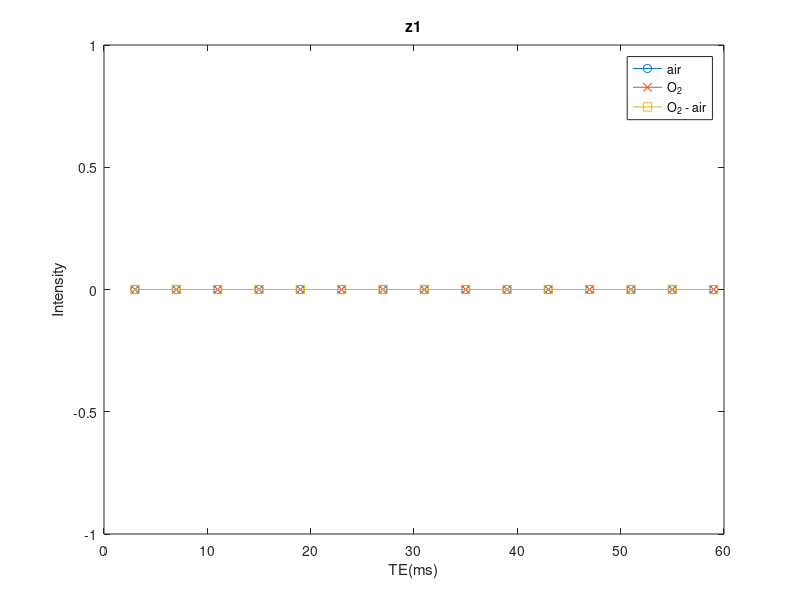

This chart was generated by the following MATLAB code: (Note: this script raises an error after producing the figure.)
%%%%%%%%%%%%%%%%%%%%%%%%%%%%%%%%%%%%%%%%%%%%%%%%%%
% Version 1.0
% modified on 11/13/2018 by Jihun Kwon
% This code finds optimum TE which maximizes the difference between the
% signal with O2 and air breathing.
% Email: jkwon3@bwh.harvard.edu
%%%%%%%%%%%%%%%%%%%%%%%%%%%%%%%%%%%%%%%%%%%%%%%%%%

%% Air breathing
time_name = 'PostRT_10m'; % or 'PreRT','PostRT_10m', 'PostRT_30m'
basefolder_air = strcat('C:\Users\jihun\Documents\MATLAB\BOLD\Input_T1wI\M3_',time_name,'\2_crop');

if strcmp(time_name,'PostRT_30m') %30min uses same air data with 10min
    basefolder_air = 'C:\Users\jihun\Documents\MATLAB\BOLD\Input_T1wI\M3_PostRT_10m\2_crop_G1';
end
cd(basefolder_air);
% figure;
% imshow('MRIc33.dcm');

%Chose pixel
if strcmp(time_name,'PreRT')
    X=[26 30 29]; % These cordinate are as shown in imshow('MRIc04.dcm').
    Y=[36 35 36];
else % Same for PostRT 10 and 30 min
    X=[31 30 31]; % These cordinate are as shown in imshow('MRIc04.dcm').
    Y=[33 33 32];
end

len=8;
ROI_mean_air = zeros(3,15);
count = 0;
for z = 1:3
    for te=1:15
        count = count+1;
        fname_temp = sprintf('MRIc%02d.dcm', count);
        fname = fullfile(basefolder_air, fname_temp);
        
        if exist(fname,'file')
            img = dicomread(fname);
            %img(Y,X); 

            % X and Y are fliped to see in the same cordinate with image.
            ROI = img(Y(z)-len:Y(z)+len,X(z)-len:X(z)+len);
            ROI_mean_air(z,te) = mean(mean(ROI));
        else
            fprintf('File %s does not exist.\n', fname);
        end
    end
end


%% O2 breathing
basefolder_O2 = strcat('C:\Users\jihun\Documents\MATLAB\BOLD\Input_T1wI\M3_',time_name,'\4_crop');
cd(basefolder_O2);

ROI_mean_O2 = zeros(3,15);
count = 0;
for z = 1:3
    for te=1:15
        count = count+1;
        fname_temp = sprintf('MRIc%02d.dcm', count);
        fname = fullfile(basefolder_O2, fname_temp);
        
        if exist(fname,'file')
            img = dicomread(fname);
            %img(Y,X); 

            % X and Y are fliped to see in the same cordinate with image.
            ROI = img(Y(z)-len:Y(z)+len,X(z)-len:X(z)+len);
            ROI_mean_O2(z,te) = mean(mean(ROI));
        else
            fprintf('File %s does not exist.\n', fname);
        end
    end
end

%% Plot signal change
cd('C:\Users\jihun\Documents\MATLAB\BOLD');
close all
TE = [3 7 11 15 19 23 27 31 35 39 43 47 51 55 59];
ROI_mean_sub = ROI_mean_O2 - ROI_mean_air;

figure(1);
plot(TE,ROI_mean_air(1,:),'-o'); hold on;
plot(TE,ROI_mean_O2(1,:),'-x'); hold on;
plot(TE,ROI_mean_sub(1,:),'-s');
title('z1');
legend('air','O_2','O_2 - air');
xlabel('TE(ms)');
ylabel('Intensity');
set(gcf, 'Color', 'w');
saveas(gcf,'SI_TE_z1_10m.tif');
export_fig SI_TE_z1_10m.tif -q101

figure(2);
plot(TE,ROI_mean_air(2,:),'-o'); hold on;
plot(TE,ROI_mean_O2(2,:),'-x'); hold on;
plot(TE,ROI_mean_sub(2,:),'-s');
title('z2');
legend('air','O_2','O_2 - air');
xlabel('TE(ms)');
ylabel('Intensity');
set(gcf, 'Color', 'w');
saveas(gcf,'SI_TE_z2_10m.tif');
export_fig SI_TE_z2_10m.tif -q101

figure(3);
plot(TE,ROI_mean_air(3,:),'-o'); hold on;
plot(TE,ROI_mean_O2(3,:),'-x'); hold on;
plot(TE,ROI_mean_sub(3,:),'-s');
title('z3');
legend('air','O_2','O_2 - air');
xlabel('TE(ms)');
ylabel('Intensity');
set(gcf, 'Color', 'w');
saveas(gcf,'SI_TE_z3_10m.tif');
export_fig SI_TE_z3_10m.tif -q101

figure(4);
plot(TE,ROI_mean_sub(1,:),'-o'); hold on;
plot(TE,ROI_mean_sub(2,:),'-x'); hold on;
plot(TE,ROI_mean_sub(3,:),'-s'); hold on;
line(xlim(), [0,0], 'LineWidth', 1, 'Color', 'k');
title('O_2 - air');
xlabel('TE(ms)');
ylabel('Intensity');
legend('z1','z2','z3');
set(gcf, 'Color', 'w');
saveas(gcf,'SI_TE_diff_10m.tif');
export_fig SI_TE_diff_10m.tif -q101
